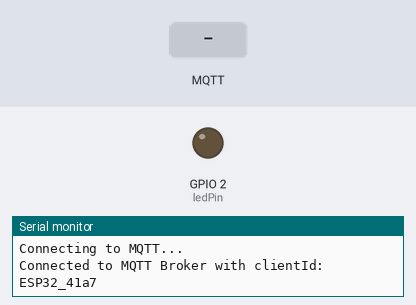
A sketch run on a simulated ESP32. On the bench: output pins drawn as LEDs (lit = HIGH), the last lines printed to the serial monitor. The test bench sets the inputs (shaded band). WiFi joins after 1.5 s; servers stay silent unless stated; random numbers use the default seed unless the sketch sets one; no MQTT or app messages arrive unless stated.

Above: at 3.2 s.
3.3 s: MQTT message "ON" arrives on the first subscribed topic
At 4.1 s:
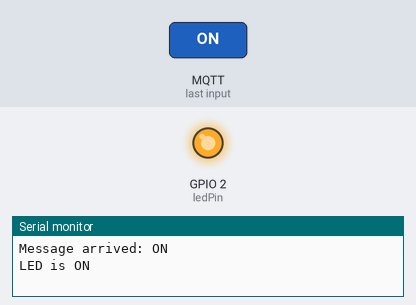
4.8 s: MQTT message "OFF" arrives on the first subscribed topic
At 5.2 s:
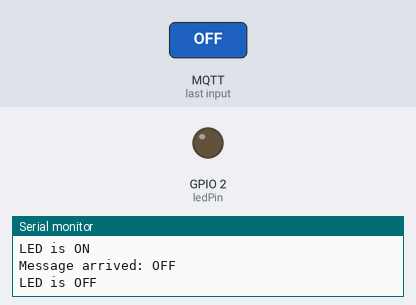
Timing chart, 0 to 7.8 s (numbered marks = the images above; inputs shaded):
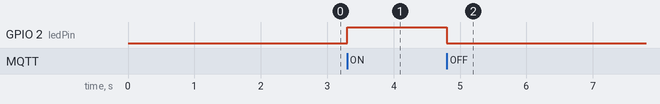

The sketch:

iot-kontrol-esp.ino
```cpp
#include <WiFi.h>
#include <PubSubClient.h>

const char* ssid = "AFINDO_ATAS";
const char* password = "silahkankonek";
const char* mqtt_server = "202.157.186.97";
const int ledPin = 2;

WiFiClient espClient;
PubSubClient client(espClient);

void setup() {
  pinMode(ledPin, OUTPUT);
  digitalWrite(ledPin, LOW);

  Serial.begin(115200);
  WiFi.begin(ssid, password);
  while (WiFi.status() != WL_CONNECTED) {
    delay(1000);
    Serial.println("Connecting to WiFi...");
  }

  client.setServer(mqtt_server, 1883);
  client.setCallback(callback);
  while (!client.connected()) {
    Serial.println("Connecting to MQTT...");
    String clientId = "ESP32_" + String(random(0xffff), HEX);
    if (client.connect(clientId.c_str(), "pablo", "costa")) {
      Serial.println("Connected to MQTT Broker with clientId: " + clientId);
      client.subscribe("iot/led/control");
    } else {
      delay(2000);
    }
  }
}

void callback(char* topic, byte* message, unsigned int length) {
  String msg;
  for (int i = 0; i < length; i++) {
    msg += (char)message[i];
  }

  Serial.print("Message arrived: ");
  Serial.println(msg);

  if (msg == "ON") {
    digitalWrite(ledPin, HIGH);
    Serial.println("LED is ON");
  } else if (msg == "OFF") {
    digitalWrite(ledPin, LOW);
    Serial.println("LED is OFF");
  }
}

void loop() {
  if (WiFi.status() != WL_CONNECTED) {
  Serial.println("WiFi disconnected, reconnecting...");
  WiFi.begin(ssid, password);
  }

  if (!client.connected()) {
    reconnect();
  }
  client.loop();
}

void reconnect() {
  // Coba terhubung kembali ke broker MQTT
  while (!client.connected()) {
    Serial.println("Reconnecting to MQTT...");
    String clientId = "ESP32_" + String(random(0xffff), HEX);
    if (client.connect(clientId.c_str(), "pablo", "costa")) {
      Serial.println("Connected to MQTT Broker with clientId: " + clientId);
      client.subscribe("iot/led/control");
    } else {
      delay(2000);
    }
  }
}
```

Measured:
- after the input at 3.3 s, GPIO 2 (ledPin): LOW → HIGH at once
- after the input at 4.8 s, GPIO 2 (ledPin): HIGH → LOW at once
